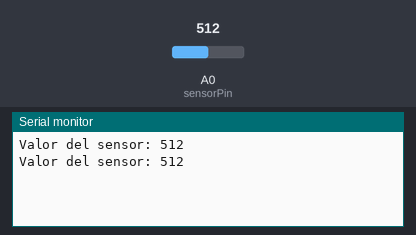
Bench run of a sketch on a simulated Arduino Uno, built with avr-gcc and run on an emulated ATmega328P. Shown: the last lines printed to the serial monitor. Inputs (shaded band) come from the test bench; at power-on: A0 (sensorPin) = 512.

Above: at 1.8 s.
1.9 s: A0 (sensorPin) set to 716
At 2.8 s:
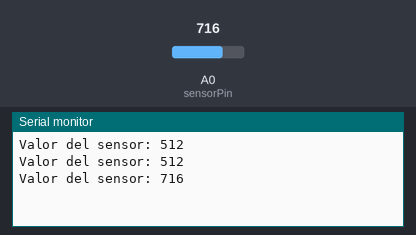
3.4 s: A0 (sensorPin) set to 900
At 4.8 s:
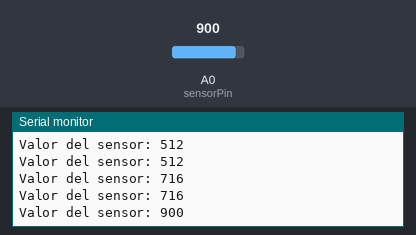
Timing chart, 0 to 6.4 s (numbered marks = the images above; inputs shaded):
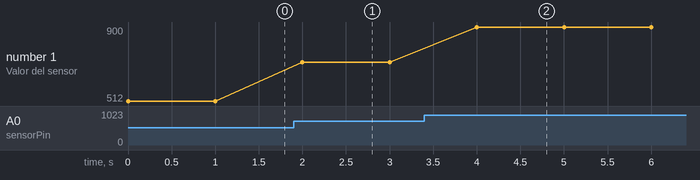

Measured:
- after the input at 1.9 s, the serial monitor: prints a new line after 0.10 s (image 1)
- after the input at 3.4 s, the serial monitor: prints a new line after 0.60 s (image 2)
- plotted number 1: 512 → 716 after the input at 1.9 s, 716 → 900 after the input at 3.4 s

The sketch:

YL-69-calibrar.ino
```cpp
const int sensorPin = A0; // Pin analógico donde está conectado el sensor
int valorSensor = 0;      // Variable vacía inicializada como 0

void setup() {
  Serial.begin(9600);
}

void loop() {
  // Lee el valor analógico del sensor
  valorSensor = analogRead(sensorPin);

  // Muestra el valor en el Monitor Serial
  Serial.print("Valor del sensor: ");
  Serial.println(valorSensor);

  // Espera 1 segundo antes de la siguiente lectura
  delay(1000);
}
```
